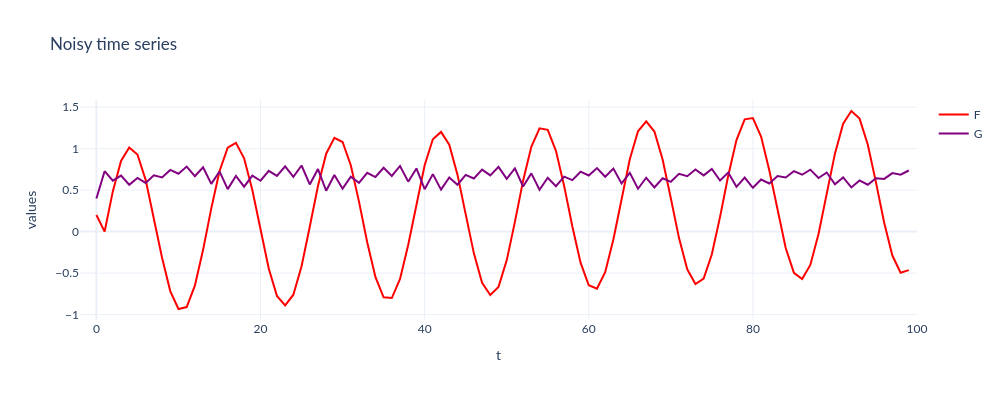

Write notebook code for a chart like this one.
### Code cell
MAX = 100

fig = go.Figure()

fig.add_trace(go.Scatter(x = torch.arange(0, f.shape[0])[0:MAX], y = f[0:MAX],
                    mode = 'lines',
                    name = 'F',
                    line_color = "red"))

fig.add_trace(go.Scatter(x = torch.arange(0, g.shape[0])[0:MAX], y = g[0:MAX],
                    mode = 'lines',
                    name = 'G',
                    line_color = "purple"))

fig.update_layout(title = 'Noisy time series',
                   xaxis_title = 't',
                   yaxis_title = 'values')

fig.update_layout(template = "plotly_white")
fig.update_layout(font_family = "Lato")
fig.update_layout(xaxis_range=[-2, MAX])

fig.update_layout(autosize = False, width = 1000, height = 400)

fig.show()
